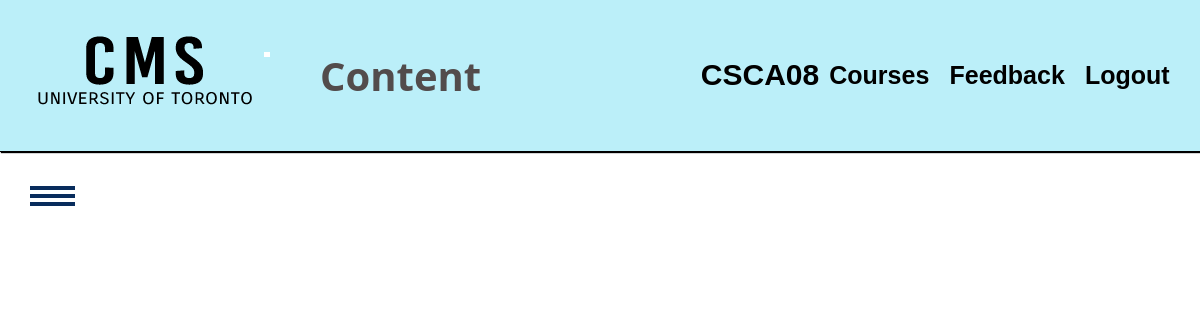
The page /courses/CSCA08/assignments (signed in) on the database as committed earlier.
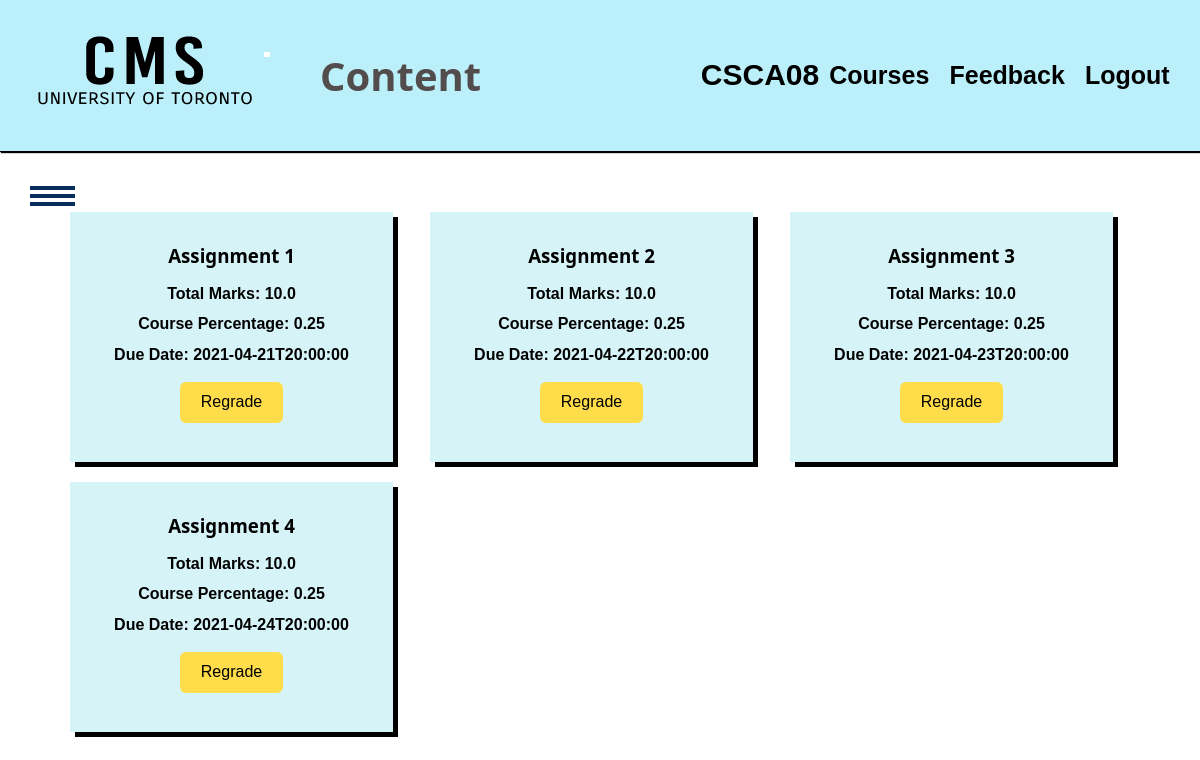
The same page on the database as committed later.
### tables this page shows
CREATE TABLE "assignments" (
	"courseid"	TEXT,
	"assignment_name"	TEXT,
	"due_date"	TEXT,
	"total_marks"	REAL,
	"course_percentage"	REAL,
	PRIMARY KEY("courseid","assignment_name")
);

### app.py (the view)
@app.route('/courses/<string:courseid>/assignments')
def assignments(courseid):
    if check_session():
        return redirect('/login')
    userid = get_userid()
    if userid == -1:
        return "Invalid userid, try logging in"
    user = SESSIONS[request.cookies.get('sessionId')]
    privilege = user.privilege
    if request.method == 'POST':
        print("Sending assignment add request")
        return addassignment(user, courseid)
    else:
        if privilege == 1:
            return show_assignments_page_student(user,courseid)
        elif privilege == 3:
            return show_assignments_page_professor(user,courseid)
        else:
            return "Error you aren't a student or professor, try logging in"

### app.py (called while the page is built)
def check_session():
    sessionId = request.cookies.get('sessionId')
    if not (sessionId in SESSIONS.keys()):
        print('FAILED Session Check')
        return True
    else:
        print('PASSED Session Check')
        return False

def get_userid():
    if 'sessionId' in request.cookies:
        if request.cookies.get('sessionId') in SESSIONS.keys():
            return SESSIONS[request.cookies.get('sessionId')].userid
    return -1

def show_assignments_page_student(user,courseid):
    sql = "SELECT * FROM assignments WHERE courseid='" + courseid +"';"
    g.assignments = d.query_assoc(sql)
    g.name = user.name
    g.courseid = courseid
    return render_template('assignments.html')

### database.py (called while the page is built)
def dict_factory(cursor, row):
    d = {}
    for idx, col in enumerate(cursor.description):
        d[col[0]] = row[idx]
    return d

def query_assoc(sql):
    con = sqlite3.connect(DATABASE_PATH)
    con.row_factory = dict_factory
    cur = con.cursor()
    cur.execute(sql)
    rows = cur.fetchall()
    con.close()
    return rows

### templates/assignments.html (shortened to what this page needs)
<!DOCTYPE html>
<html lang="en">
<head>
    <link rel="stylesheet" href="/static/css/style.css">
</head>
<body>
    <header>
        <nav>
            <img class="uoftlogo" src="/static/images/CMSlogo.png" alt="Logo">
            <h1>Content</h1>
            <h2>{{g.courseid}}</h2>
            <ul>
                <li><a href="/dashboard"><b>Courses</b></a> </li>
                <li><a href="/feedback"><b>Feedback</b></a> </li>
                <li><a href="/logout"><b>Logout</b></a> </li>
            </ul>
        </nav>
    </header>
    <div id="sidebar">
        <div class="toggle-btn" onclick="show()">
            <span></span>
            <span></span>
            <span></span>
        </div>
    </div>
    <div class="mainwrap">
        <section class="lecturecontent">
            {%for as in g.assignments%}
            <div class="week">
                <h3 class="item1">{{as['assignment_name']}}</h3>
                <h4 class="item1">Total Marks: {{as['total_marks']}}</h4>
                <h4 class="item1">Course Percentage: {{as['course_percentage']}}</h4>
                <h4 class="item1">Due Date: {{as['due_date']}}</h4>
                <a href="/courses/{{g.courseid}}/regrade" class="btn">Regrade</a>
            </div>
            {%endfor%}
        </section>
    </div>
</body>
</html>

### static/css/style.css (style rules this page uses)
* { margin: 0; padding: 0; box-sizing: border-box; }
html { scroll-behavior: smooth; }
h1 { font-family: 'Segoe UI', 'San Francisco', Tahoma, Geneva, Verdana, sans-serif; }
h3 { font-family: 'Segoe UI', 'San Francisco', Tahoma, Geneva, Verdana, sans-serif; }
body { font-family: Helvetica; }
header { font-size: 20px; border-bottom: 1px solid rgb(0, 0, 0); padding-bottom: 1px; position: sticky; top: 0px; background: rgb(187, 239, 249); box-shadow: 1px 1px 1px black; }
nav { position: relative; min-height: 10vh; display: flex; align-items: center; justify-content: space-between; }
.uoftlogo { padding-left: 20px; padding-right: 10px; }
nav h1 { Color: rgb(82, 76, 76); padding-left: 40px; font-size: 40px; flex: 1; }
nav ul { list-style: none; display: flex; justify-content: space-around; font-size: 25px; flex: 1; }
nav a { color: black; text-decoration: none; }
#sidebar { position: fixed; width: 300px; height: 100%; background: #306bac; left: -300px; transition: 0.4s ease; }
#sidebar .toggle-btn { position: absolute; top: 30px; left: 330px; }
.toggle-btn span { width: 45px; height: 4px; background: #082c5c; display: block; margin-top: 4px; }
.btn { margin: 8px 8px; background: #ffdd4a; color: black; padding: 0.6rem 1.3rem; text-decoration: none; border-radius: 6px; transition: 0.2s ease; }
.mainwrap { margin: 5% 70px; line-height: 1.4; display: grid; grid-gap: 20px; }
.lecturecontent { display: grid; grid-gap: 20px; grid-template-columns: repeat(3, minmax(200px, 1fr)); }
.week { background: rgb(214, 243, 248); text-align: center; padding: 1.5rem 2rem; box-shadow: 5px 5px black; display: flex; flex-direction: column; align-items: center; justify-content: center; min-height: 250px; max-width: 95%; }
.week h3 { margin-bottom: 14px; }
.week h4 { margin-bottom: 8px; }

Rows that differ between the two databases and show on the page:
added assignments: assignment_name "Assignment 1", total_marks "10.0", course_percentage "0.25", due_date "2021-04-21T20:00:00"
added assignments: assignment_name "Assignment 2", total_marks "10.0", course_percentage "0.25", due_date "2021-04-22T20:00:00"
added assignments: assignment_name "Assignment 3", total_marks "10.0", course_percentage "0.25", due_date "2021-04-23T20:00:00"
added assignments: assignment_name "Assignment 4", total_marks "10.0", course_percentage "0.25", due_date "2021-04-24T20:00:00"
